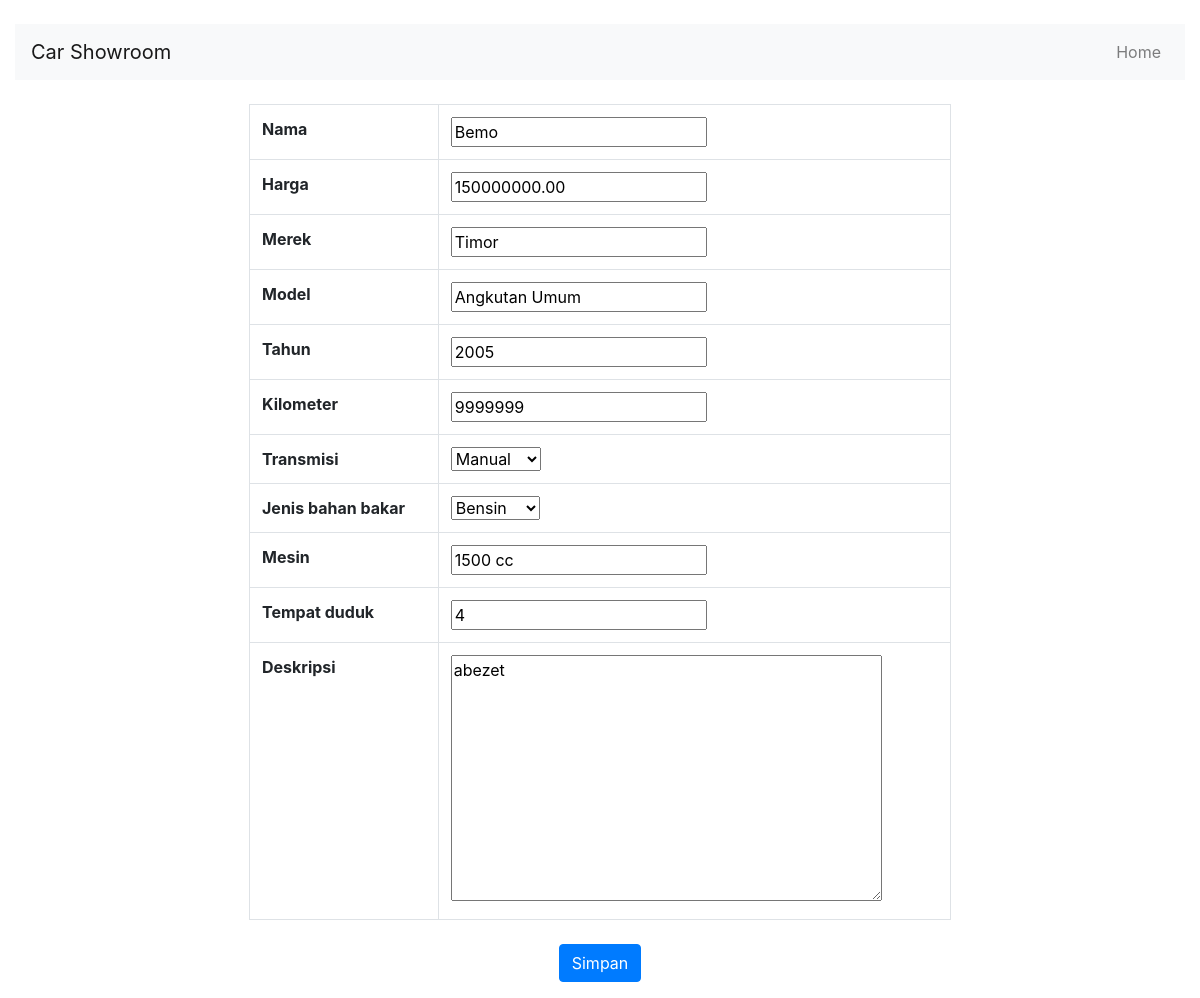
The app's page /update/13/ with its own data.
### cars/models.py (models this page shows, shortened)
class Cars(models.Model):
    id = models.AutoField(primary_key=True)
    nama = models.CharField(max_length=100)
    harga = models.DecimalField(max_digits=12, decimal_places=2)
    merek = models.CharField(max_length=50)
    model = models.CharField(max_length=50)
    tahun = models.IntegerField()
    kilometer = models.IntegerField()
    transmisi = models.CharField(max_length=20, choices=[('auto', 'Otomatis'), ('manual', 'Manual')])
    jenis_bahan_bakar = models.CharField(max_length=20, choices=[('bensin', 'Bensin'), ('diesel', 'Diesel'), ('elektrik', 'Elektrik')])
    mesin = models.CharField(max_length=50)
    tempat_duduk = models.IntegerField()
    deskripsi = models.TextField()
    gambar = models.ImageField(upload_to='cars/images/', blank=True, null=True)

### cars/views.py (the view)
# urls.py: path('update/<int:car_id>/', updateCar, name='update_car'),
def updateCar(request, car_id):
    car = get_object_or_404(Cars, id=car_id)
    if request.method == 'POST':
        form = CarsForm(request.POST, request.FILES, instance=car)
        if form.is_valid():
            form.save()
            return redirect('carList')
        else:
            logger.error("Form submission failed: %s", form.errors)
    else:
        form = CarsForm(instance=car)
    context = {
        'form': form  # Pass the form to the template for rendering
    }
    return render(request, 'cars/car_form.html', context=context)

### cars/forms.py (shortened to what this page needs)
class CarsForm(forms.ModelForm):
    class Meta:
        model = Cars
        fields = ['nama', 'harga', 'merek', 'model', 'tahun', 'kilometer', 'transmisi', 'jenis_bahan_bakar', 'mesin', 'tempat_duduk', 'deskripsi']

### cars/templates/cars/car_form.html (shortened to what this page needs)
<!DOCTYPE html>
<html lang="en">
<head>
    <link
      rel="stylesheet"
      href="https://cdn.jsdelivr.net/npm/bootstrap@4.0.0/dist/css/bootstrap.min.css"
    />
</head>
<body>
    <div class="container-fluid">
        <div class="row">
            <div class="col-md-12 text-center my-4">
                {% block title_body %}
                <nav class="navbar navbar-expand-lg navbar-light bg-light">
                    <a class="navbar-brand" href="{% url 'carList' %}">Car Showroom</a>
                    <div class="collapse navbar-collapse" id="navbarNav">
                        <ul class="navbar-nav ml-auto">
                            <li class="nav-item">
                                <a class="nav-link" href="{% url 'carList' %}">Home</a>
                            </li>
                        </ul>
                    </div>
                </nav>
                {% endblock title_body %}
            </div>
        </div>
        {% block content_form %}
        <form method="POST" enctype="multipart/form-data">
            <table class="table table-bordered" style="width: 60%; margin: 0 auto;">
            <tbody>
            {% for field in form %}
            {% if not field.is_hidden %}
            <tr>
                <th>{{ field.label }}</th>
                <td>{{ field }}</td>
            </tr>
            {% else %}
            {{ field }}
            {% endif %}
            {% endfor %}
            </tbody>
            </table>
            <div class="mb-3 text-center">
            <button type="submit" class="btn btn-primary mt-4">Simpan</button>
            </div>
        </form>
        {% endblock content_form %}
    </div>
</body>
</html>

### records on screen
Cars: form "Bemo" "150000000.00" "Timor" "Angkutan Umum" "2005" "9999999" "Manual" "Bensin" "1500 cc" "4" "abezet"

### other values on screen
{{ field.label }} "Nama" "Harga" "Merek" "Model" "Tahun" "Kilometer" "Transmisi" "Jenis bahan bakar" "Mesin" "Tempat duduk" "Deskripsi"
